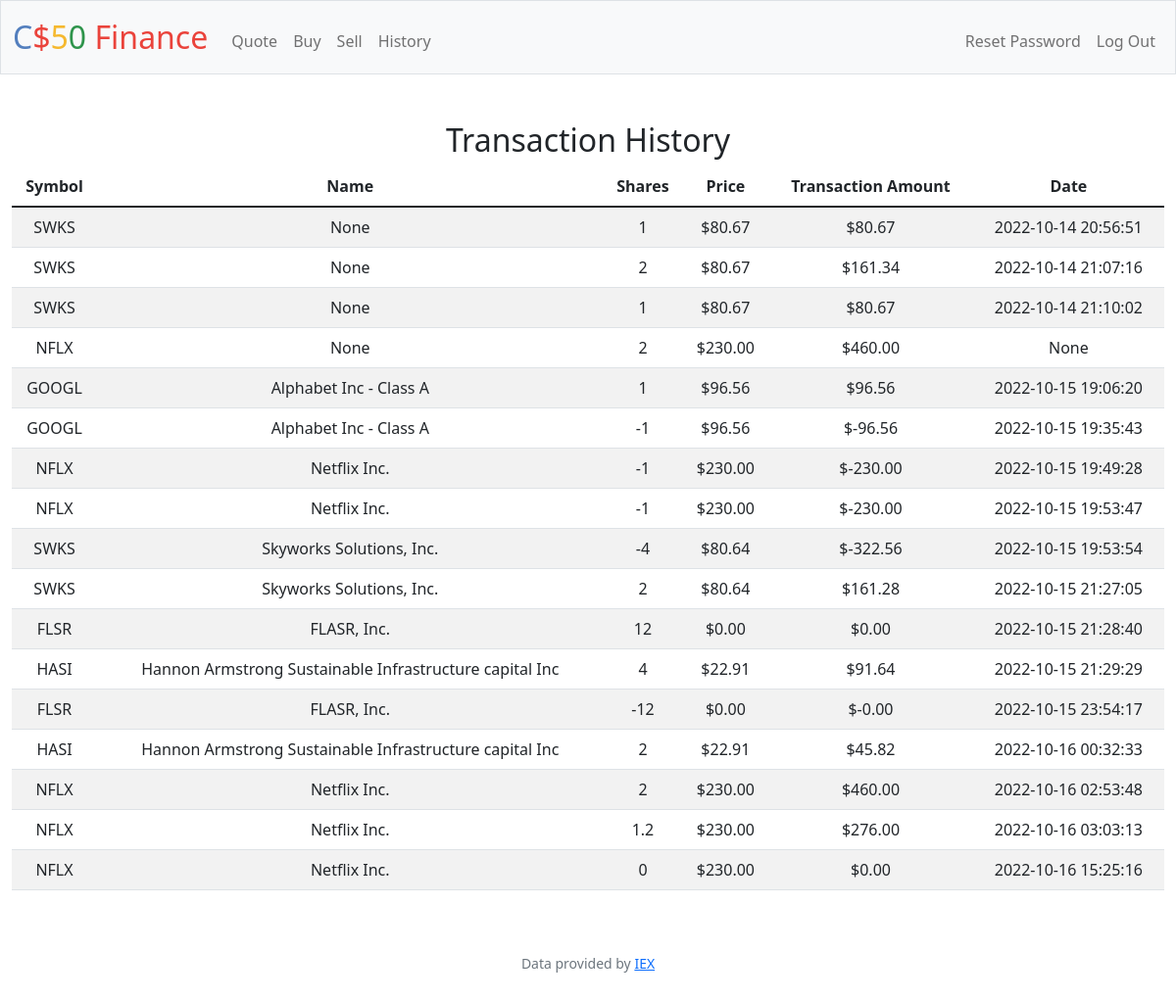
Screenshot of /history (signed in) with the database file from the repository.
### tables this page shows
CREATE TABLE 'transactions' ('id' INTEGER PRIMARY KEY AUTOINCREMENT NOT NULL, 'user_id' INTEGER, 'symbol' TEXT, 'shares' INTEGER, 'price' REAL, 'transaction_amount' INTEGER, 'date' DATETIME, 'company_name' TEXT);

### app.py (the view)
@app.route("/history", methods=["GET", "POST"])
@login_required
def history():
    user_id = session["user_id"]
    transactions_db = db.execute(
        "SELECT symbol, company_name, shares, price, transaction_amount, date FROM transactions WHERE user_id =:id", id=user_id)
    return render_template("history.html", transactions=transactions_db)

### app.py (called while the page is built)
@app.after_request
def after_request(response):
    response.headers["Cache-Control"] = "no-cache, no-store, must-revalidate"
    response.headers["Expires"] = 0
    response.headers["Pragma"] = "no-cache"
    return response

### helpers.py (called while the page is built)
def login_required(f):
    @wraps(f)
    def decorated_function(*args, **kwargs):
        if session.get("user_id") is None:
            return redirect("/login")
        return f(*args, **kwargs)
    return decorated_function

def usd(value):
    return f"${value:,.2f}"

### templates/history.html (shortened to what this page needs)
{% extends "layout.html" %}
{% block main %}
    <h2>Transaction History</h2>
    <table class="table table-striped">
        <thead>
            <tr>
                <th scope="col">Symbol</th>
                <th scope="col">Name</th>
                <th scope="col">Shares</th>
                <th scope="col">Price</th>
                <th scope="col">Transaction Amount</th>
                <th scope="col">Date</th>
            </tr>
        </thead>
        <tbody>
            {% for row in transactions %}
                <tr>
                    <td>{{ row["symbol"] }}</td>
                    <td>{{ row["company_name"] }}</td>
                    <td>{{ row["shares"] }}</td>
                    <td>{{ row["price"] | usd}}</td>
                    <td>{{ (row["shares"] * row["price"]) | usd }}</td>
                    <td>{{ row["date"] }}</td>
                </tr>
            {% endfor %}
        </tbody>
    </table>
{% endblock %}

### templates/layout.html (shortened to what this page needs)
<!DOCTYPE html>
<html lang="en">
    <head>
        <link href="https://cdn.jsdelivr.net/npm/bootstrap@5.1.3/dist/css/bootstrap.min.css" rel="stylesheet">
        <link href="/static/styles.css" rel="stylesheet">
    </head>
    <body>
        <nav class="bg-light border navbar navbar-expand-md navbar-light">
            <div class="container-fluid">
                <a class="navbar-brand" href="/"><span class="blue">C</span><span class="red">$</span><span class="yellow">5</span><span class="green">0</span> <span class="red">Finance</span></a>
                <div class="collapse navbar-collapse" id="navbar">
                    {% if session["user_id"] %}
                        <ul class="navbar-nav me-auto mt-2">
                            <li class="nav-item"><a class="nav-link" href="/quote">Quote</a></li>
                            <li class="nav-item"><a class="nav-link" href="/buy">Buy</a></li>
                            <li class="nav-item"><a class="nav-link" href="/sell">Sell</a></li>
                            <li class="nav-item"><a class="nav-link" href="/history">History</a></li>
                        </ul>
                        <ul class="navbar-nav ms-auto mt-2">
                            <li class="nav-item"><a class="nav-link" href="/password_reset">Reset Password</a></li>
                            <li class="nav-item"><a class="nav-link" href="/logout">Log Out</a></li>
                        </ul>
                    {% else %}
                        <ul class="navbar-nav ms-auto mt-2">
                            <li class="nav-item"><a class="nav-link" href="/register">Register</a></li>
                            <li class="nav-item"><a class="nav-link" href="/login">Log In</a></li>
                        </ul>
                    {% endif %}
                </div>
            </div>
        </nav>
        <main class="container-fluid py-5 text-center">
            {% block main %}{% endblock %}
        </main>
        <footer class="mb-5 small text-center text-muted">
            Data provided by <a href="https://iexcloud.io/">IEX</a>
        </footer>
    </body>
</html>

### static/styles.css (style rules this page uses)
nav .navbar-brand { font-size: xx-large; }
nav .navbar-brand .blue { color: #537fbe; }
nav .navbar-brand .red { color: #ea433b; }
nav .navbar-brand .yellow { color: #f5b82e; }
nav .navbar-brand .green { color: #2e944b; }

### rows the page displays
transactions: symbol "SWKS", company_name "None", shares "1", price "$80.67", (row['shares']*row['price'])|usd "$80.67", date "2022-10-14 20:56:51"
transactions: symbol "SWKS", company_name "None", shares "2", price "$80.67", (row['shares']*row['price'])|usd "$161.34", date "2022-10-14 21:07:16"
transactions: symbol "SWKS", company_name "None", shares "1", price "$80.67", (row['shares']*row['price'])|usd "$80.67", date "2022-10-14 21:10:02"
transactions: symbol "NFLX", company_name "None", shares "2", price "$230.00", (row['shares']*row['price'])|usd "$460.00", date "None"
transactions: symbol "GOOGL", company_name "Alphabet Inc - Class A", shares "1", price "$96.56", (row['shares']*row['price'])|usd "$96.56", date "2022-10-15 19:06:20"
transactions: symbol "GOOGL", company_name "Alphabet Inc - Class A", shares "-1", price "$96.56", (row['shares']*row['price'])|usd "$-96.56", date "2022-10-15 19:35:43"
transactions: symbol "NFLX", company_name "Netflix Inc.", shares "-1", price "$230.00", (row['shares']*row['price'])|usd "$-230.00", date "2022-10-15 19:49:28"
transactions: symbol "NFLX", company_name "Netflix Inc.", shares "-1", price "$230.00", (row['shares']*row['price'])|usd "$-230.00", date "2022-10-15 19:53:47"
transactions: symbol "SWKS", company_name "Skyworks Solutions, Inc.", shares "-4", price "$80.64", (row['shares']*row['price'])|usd "$-322.56", date "2022-10-15 19:53:54"
transactions: symbol "SWKS", company_name "Skyworks Solutions, Inc.", shares "2", price "$80.64", (row['shares']*row['price'])|usd "$161.28", date "2022-10-15 21:27:05"
transactions: symbol "FLSR", company_name "FLASR, Inc.", shares "12", price "$0.00", (row['shares']*row['price'])|usd "$0.00", date "2022-10-15 21:28:40"
transactions: symbol "HASI", company_name "Hannon Armstrong Sustainable Infrastructure capital Inc", shares "4", price "$22.91", (row['shares']*row['price'])|usd "$91.64", date "2022-10-15 21:29:29"
transactions: symbol "FLSR", company_name "FLASR, Inc.", shares "-12", price "$0.00", (row['shares']*row['price'])|usd "$-0.00", date "2022-10-15 23:54:17"
transactions: symbol "HASI", company_name "Hannon Armstrong Sustainable Infrastructure capital Inc", shares "2", price "$22.91", (row['shares']*row['price'])|usd "$45.82", date "2022-10-16 00:32:33"
transactions: symbol "NFLX", company_name "Netflix Inc.", shares "2", price "$230.00", (row['shares']*row['price'])|usd "$460.00", date "2022-10-16 02:53:48"
transactions: symbol "NFLX", company_name "Netflix Inc.", shares "1.2", price "$230.00", (row['shares']*row['price'])|usd "$276.00", date "2022-10-16 03:03:13"
transactions: symbol "NFLX", company_name "Netflix Inc.", shares "0", price "$230.00", (row['shares']*row['price'])|usd "$0.00", date "2022-10-16 15:25:16"
